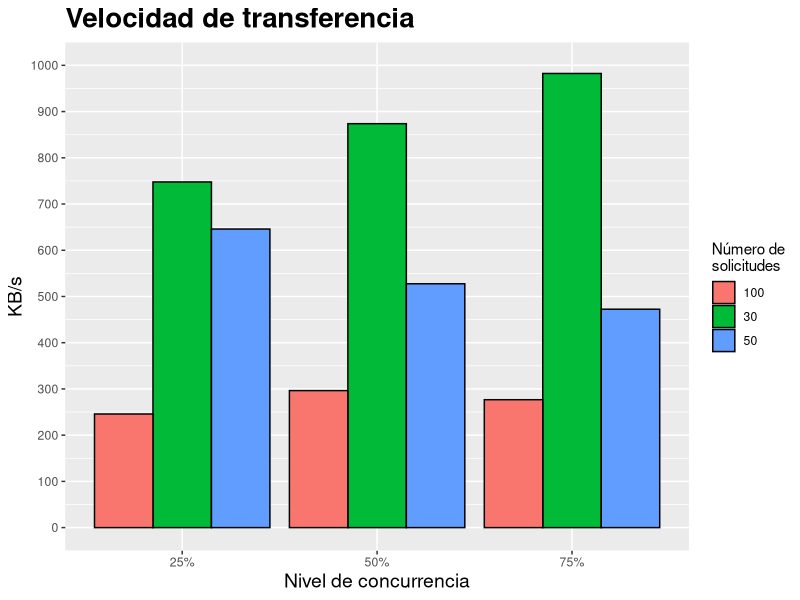
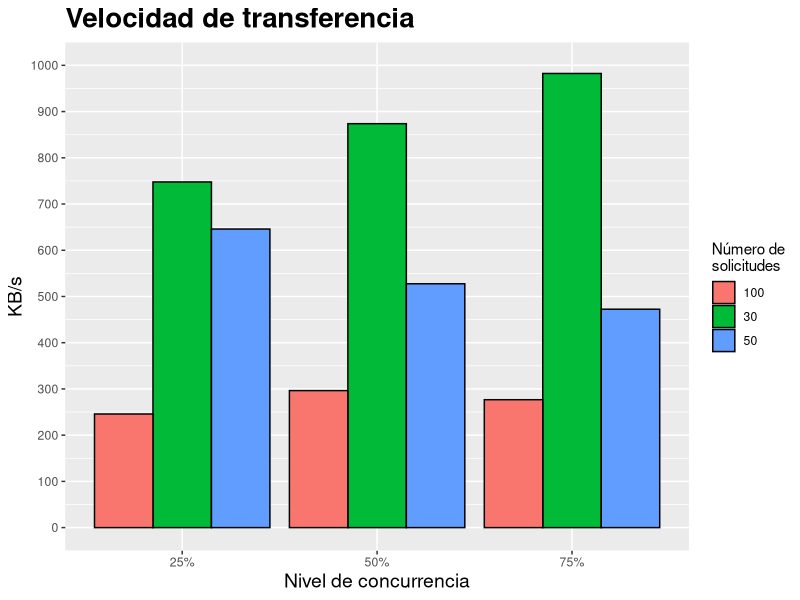

Reproduce these figures in R, in order.
#!/usr/bin/env Rscript
library("ggplot2")

datos <- data.frame(solicitudes = factor(c("30","30","30","50","50","50","100","100","100")),
                    concurrencia = factor(c("25%","50%","75%","25%","50%","75%","25%","50%","75%"),
                                          levels = c("25%","50%","75%")),
                    solsSegundo = c(747.735,873.789,982.389,645.866,527.515,472.469,245.783,296.416,276.707))

ggplot(data = datos, aes(x = concurrencia, y = solsSegundo, fill = solicitudes)) +
  geom_bar(stat = "identity", position = position_dodge(), colour = "black") + 
  coord_cartesian(ylim=c(0, 1000)) + 
  scale_y_continuous(breaks=seq(0, 1000, 100)) + 
  scale_fill_discrete(name="Número de\nsolicitudes") + 
  xlab("Nivel de concurrencia") + ylab("KB/s") + ggtitle("Velocidad de transferencia") +
  theme(plot.title=element_text(face="bold", size=20),
        axis.title=element_text(size=14))

ggsave("gra_vt.png")